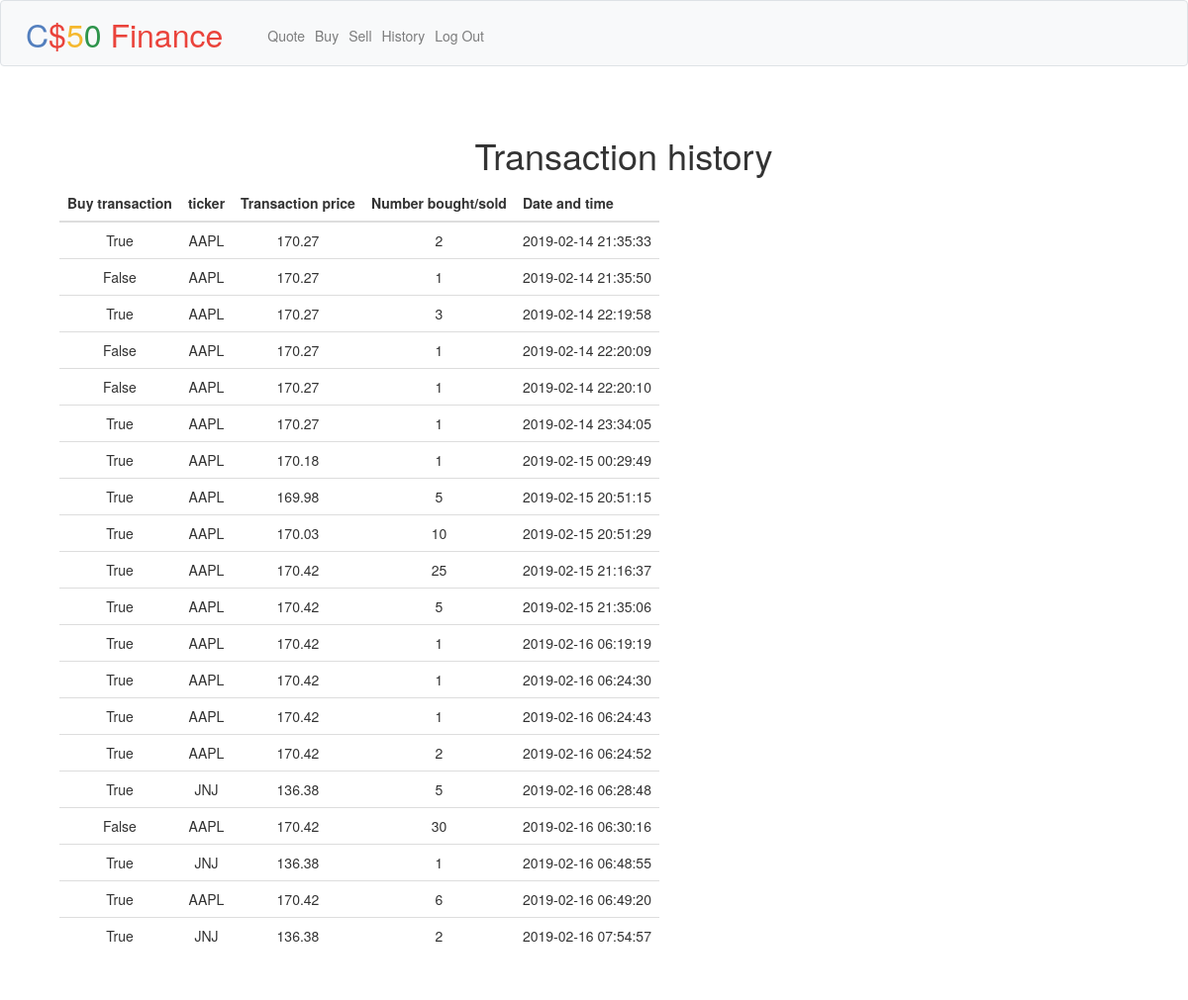
The page /history (signed in) on the database its author committed.
### tables this page shows
CREATE TABLE 'transactions' ('transaction_id' integer PRIMARY KEY AUTOINCREMENT NOT NULL, 'user_id' integer, 'datetime' datetime, 'number' integer, 'purchase_price' , 'ticker' varchar(255), 'buy' boolean);

### application.py (the view)
@app.route("/history")
@login_required
def history():
    transactions = db.execute("SELECT * from transactions WHERE user_id = :user", user=session["user_id"])
    output = []
    for transaction in transactions:
        output.append([transaction["buy"], transaction["ticker"], transaction["purchase_price"], transaction["number"], transaction["datetime"]])
    return render_template("history.html", ITEMS=output)

### application.py (called while the page is built)
@app.after_request
def after_request(response):
    response.headers["Cache-Control"] = "no-cache, no-store, must-revalidate"
    response.headers["Expires"] = 0
    response.headers["Pragma"] = "no-cache"
    return response

### helpers.py (called while the page is built)
def login_required(f):
    @wraps(f)
    def decorated_function(*args, **kwargs):
        if session.get("user_id") is None:
            return redirect("/login")
        return f(*args, **kwargs)
    return decorated_function

### templates/history.html (shortened to what this page needs)
{% extends "layout.html" %}
{% block main %}
<div class="container">
    <div class="row">
        <div class="col-md-12">
            <h1 class="text-center", align="left">
                Transaction history
            </h1>
        </div>
        <div id="no-more-tables">
            <table class="table table-hover", align="center">
        		<thead>
        			<tr>
        				<th class="numeric">Buy transaction</th>
        				<th class="numeric">ticker</th>
        				<th class="numeric">Transaction price</th>
        				<th class="numeric">Number bought/sold</th>
        				<th class="numeric">Date and time</th>
        			</tr>
        		</thead>
        		<tbody>
        			{% for asset in ITEMS %}
        			<tr>
        				<td data-title="Asset">{{ asset[0] }}</td>
        				<td data-title="Name">{{ asset[1] }}</td>
        				<td data-title="Number owned" class="numeric">{{ asset[2] }}</td>
        				<td data-title="Market price" class="numeric">{{ asset[3] }}</td>
        				<td data-title="Asset value" class="numeric">{{ asset[4] }}</td>
        			</tr>
        			{% endfor %}
        		</tbody>
        	</table>
        </div>
    </div>
{% endblock %}

### templates/layout.html (shortened to what this page needs)
<!DOCTYPE html>
<html lang="en">
    <head>
        <link href="https://maxcdn.bootstrapcdn.com/bootstrap/4.1.3/css/bootstrap.min.css" rel="stylesheet">
        <link href="/static/styles.css" rel="stylesheet">
        <link href="//netdna.bootstrapcdn.com/bootstrap/3.1.0/css/bootstrap.min.css" rel="stylesheet" id="bootstrap-css">
    </head>
    <body>
        <nav class="navbar navbar-expand-md navbar-light bg-light border">
            <a class="navbar-brand" href="/"><span class="blue">C</span><span class="red">$</span><span class="yellow">5</span><span class="green">0</span> <span class="red">Finance</span></a>
            <div class="collapse navbar-collapse" id="navbar">
                {% if session.user_id %}
                    <ul class="navbar-nav mr-auto mt-2">
                        <li class="nav-item"><a class="nav-link" href="/quote">Quote</a></li>
                        <li class="nav-item"><a class="nav-link" href="/buy">Buy</a></li>
                        <li class="nav-item"><a class="nav-link" href="/sell">Sell</a></li>
                        <li class="nav-item"><a class="nav-link" href="/history">History</a></li>
                    </ul>
                    <ul class="navbar-nav ml-auto mt-2">
                        <li class="nav-item"><a class="nav-link" href="/logout">Log Out</a></li>
                    </ul>
                {% else %}
                    <ul class="navbar-nav ml-auto mt-2">
                        <li class="nav-item"><a class="nav-link" href="/register">Register</a></li>
                        <li class="nav-item"><a class="nav-link" href="/login">Log In</a></li>
                    </ul>
                {% endif %}
            </div>
        </nav>
        <main class="container p-5">
            {% block main %}{% endblock %}
        </main>
    </body>
</html>

### static/styles.css (style rules this page uses)
nav .navbar-brand { font-size: xx-large; }
nav .navbar-brand .blue { color: #537fbe; }
nav .navbar-brand .red { color: #ea433b; }
nav .navbar-brand .yellow { color: #f5b82e; }
nav .navbar-brand .green { color: #2e944b; }
main { overflow-x: auto; text-align: center; }

### rows shown on the page
transactions: buy "True", ticker "AAPL", purchase_price "170.27", number "2", datetime "2019-02-14 21:35:33"
transactions: buy "False", ticker "AAPL", purchase_price "170.27", number "1", datetime "2019-02-14 21:35:50"
transactions: buy "True", ticker "AAPL", purchase_price "170.27", number "3", datetime "2019-02-14 22:19:58"
transactions: buy "False", ticker "AAPL", purchase_price "170.27", number "1", datetime "2019-02-14 22:20:09"
transactions: buy "False", ticker "AAPL", purchase_price "170.27", number "1", datetime "2019-02-14 22:20:10"
transactions: buy "True", ticker "AAPL", purchase_price "170.27", number "1", datetime "2019-02-14 23:34:05"
transactions: buy "True", ticker "AAPL", purchase_price "170.18", number "1", datetime "2019-02-15 00:29:49"
transactions: buy "True", ticker "AAPL", purchase_price "169.98", number "5", datetime "2019-02-15 20:51:15"
transactions: buy "True", ticker "AAPL", purchase_price "170.03", number "10", datetime "2019-02-15 20:51:29"
transactions: buy "True", ticker "AAPL", purchase_price "170.42", number "25", datetime "2019-02-15 21:16:37"
transactions: buy "True", ticker "AAPL", purchase_price "170.42", number "5", datetime "2019-02-15 21:35:06"
transactions: buy "True", ticker "AAPL", purchase_price "170.42", number "1", datetime "2019-02-16 06:19:19"
transactions: buy "True", ticker "AAPL", purchase_price "170.42", number "1", datetime "2019-02-16 06:24:30"
transactions: buy "True", ticker "AAPL", purchase_price "170.42", number "1", datetime "2019-02-16 06:24:43"
transactions: buy "True", ticker "AAPL", purchase_price "170.42", number "2", datetime "2019-02-16 06:24:52"
transactions: buy "True", ticker "JNJ", purchase_price "136.38", number "5", datetime "2019-02-16 06:28:48"
transactions: buy "False", ticker "AAPL", purchase_price "170.42", number "30", datetime "2019-02-16 06:30:16"
transactions: buy "True", ticker "JNJ", purchase_price "136.38", number "1", datetime "2019-02-16 06:48:55"
transactions: buy "True", ticker "AAPL", purchase_price "170.42", number "6", datetime "2019-02-16 06:49:20"
transactions: buy "True", ticker "JNJ", purchase_price "136.38", number "2", datetime "2019-02-16 07:54:57"
